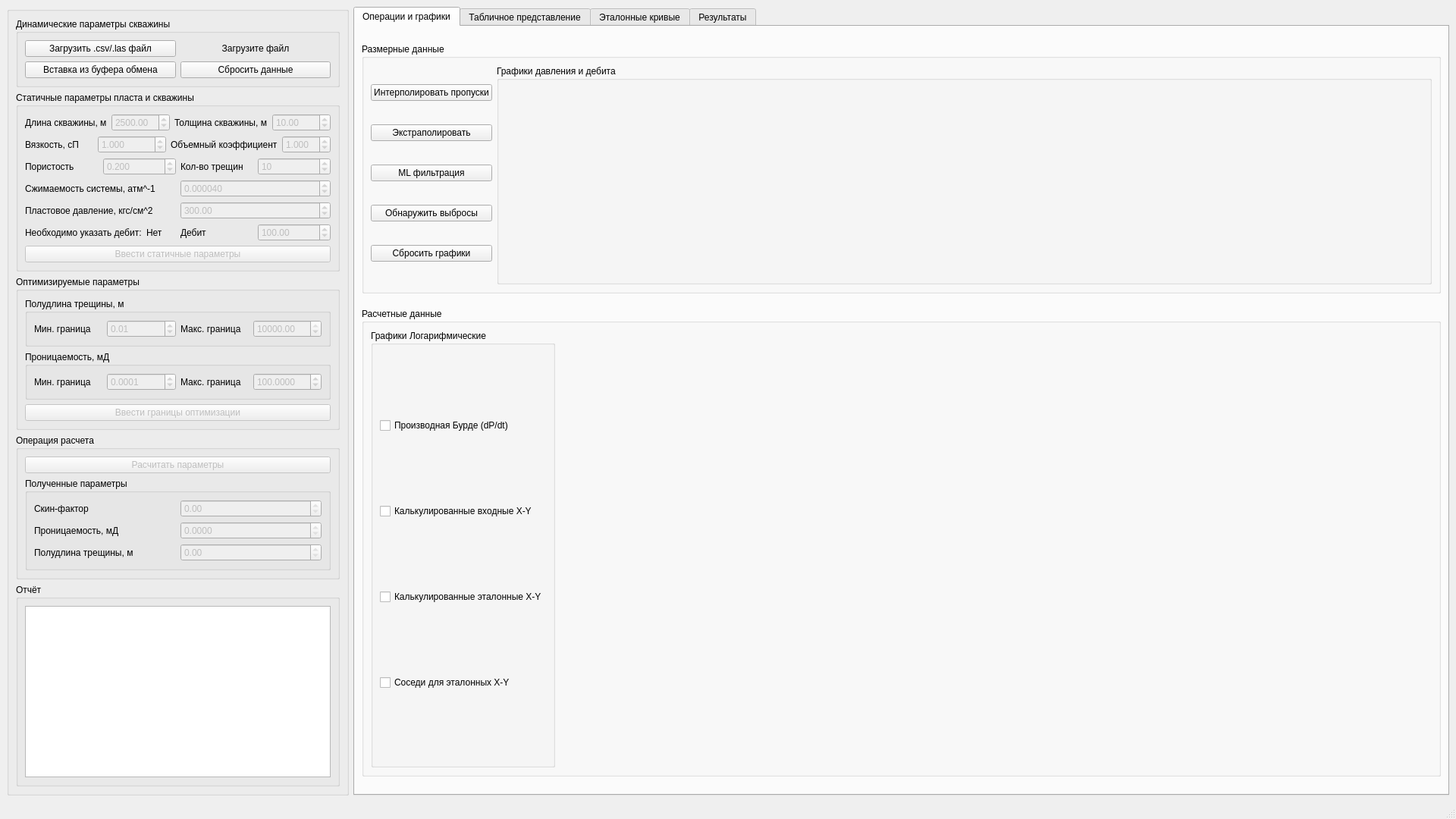
<?xml version="1.0" encoding="UTF-8"?>
<ui version="4.0">
 <class>MainWindow</class>
 <widget class="QMainWindow" name="MainWindow">
  <property name="windowModality">
   <enum>Qt::WindowModality::NonModal</enum>
  </property>
  <property name="geometry">
   <rect>
    <x>0</x>
    <y>0</y>
    <width>1920</width>
    <height>1080</height>
   </rect>
  </property>
  <property name="sizePolicy">
   <sizepolicy hsizetype="Minimum" vsizetype="Preferred">
    <horstretch>0</horstretch>
    <verstretch>0</verstretch>
   </sizepolicy>
  </property>
  <property name="windowTitle">
   <string>MainWindow</string>
  </property>
  <widget class="QWidget" name="centralwidget">
   <layout class="QHBoxLayout" name="horizontalLayout_5">
    <item>
     <widget class="QGroupBox" name="left_panel">
      <property name="sizePolicy">
       <sizepolicy hsizetype="Fixed" vsizetype="Expanding">
        <horstretch>0</horstretch>
        <verstretch>0</verstretch>
       </sizepolicy>
      </property>
      <property name="minimumSize">
       <size>
        <width>0</width>
        <height>0</height>
       </size>
      </property>
      <property name="title">
       <string/>
      </property>
      <layout class="QVBoxLayout" name="verticalLayout_3">
       <item>
        <widget class="QGroupBox" name="groupBox_3">
         <property name="title">
          <string>Динамические параметры скважины</string>
         </property>
         <layout class="QVBoxLayout" name="verticalLayout_11">
          <item>
           <layout class="QVBoxLayout" name="verticalLayout_2">
            <item>
             <layout class="QHBoxLayout" name="horizontalLayout_2">
              <item>
               <widget class="QPushButton" name="load_file_button">
                <property name="text">
                 <string>Загрузить .csv/.las файл</string>
                </property>
               </widget>
              </item>
              <item>
               <widget class="QLabel" name="load_file_label">
                <property name="sizePolicy">
                 <sizepolicy hsizetype="Minimum" vsizetype="Minimum">
                  <horstretch>0</horstretch>
                  <verstretch>0</verstretch>
                 </sizepolicy>
                </property>
                <property name="text">
                 <string>Загрузите файл</string>
                </property>
                <property name="alignment">
                 <set>Qt::AlignmentFlag::AlignCenter</set>
                </property>
               </widget>
              </item>
             </layout>
            </item>
            <item>
             <layout class="QHBoxLayout" name="horizontalLayout_3">
              <item>
               <widget class="QPushButton" name="insert_data_from_buffer_button">
                <property name="text">
                 <string>Вставка из буфера обмена</string>
                </property>
               </widget>
              </item>
              <item>
               <widget class="QPushButton" name="reset_data_button">
                <property name="text">
                 <string>Сбросить данные</string>
                </property>
               </widget>
              </item>
             </layout>
            </item>
           </layout>
          </item>
         </layout>
        </widget>
       </item>
       <item>
        <widget class="QGroupBox" name="static_params_group">
         <property name="sizePolicy">
          <sizepolicy hsizetype="Preferred" vsizetype="Minimum">
           <horstretch>0</horstretch>
           <verstretch>0</verstretch>
          </sizepolicy>
         </property>
         <property name="minimumSize">
          <size>
           <width>0</width>
           <height>0</height>
          </size>
         </property>
         <property name="title">
          <string>Статичные параметры пласта и скважины</string>
         </property>
         <layout class="QVBoxLayout" name="verticalLayout_13">
          <item>
           <layout class="QHBoxLayout" name="horizontalLayout_17">
            <item>
             <layout class="QHBoxLayout" name="horizontalLayout_14">
              <item>
               <widget class="QLabel" name="well_length_label">
                <property name="text">
                 <string>Длина скважины, м</string>
                </property>
               </widget>
              </item>
              <item>
               <widget class="QDoubleSpinBox" name="well_length_spinbox">
                <property name="enabled">
                 <bool>false</bool>
                </property>
                <property name="readOnly">
                 <bool>false</bool>
                </property>
                <property name="decimals">
                 <number>2</number>
                </property>
                <property name="maximum">
                 <double>10000.000000000000000</double>
                </property>
                <property name="value">
                 <double>2500.000000000000000</double>
                </property>
               </widget>
              </item>
             </layout>
            </item>
            <item>
             <layout class="QHBoxLayout" name="horizontalLayout_13">
              <item>
               <widget class="QLabel" name="well_height_label">
                <property name="text">
                 <string>Толщина скважины, м</string>
                </property>
               </widget>
              </item>
              <item>
               <widget class="QDoubleSpinBox" name="well_height_spinBox">
                <property name="enabled">
                 <bool>false</bool>
                </property>
                <property name="readOnly">
                 <bool>false</bool>
                </property>
                <property name="decimals">
                 <number>2</number>
                </property>
                <property name="maximum">
                 <double>10000.000000000000000</double>
                </property>
                <property name="value">
                 <double>10.000000000000000</double>
                </property>
               </widget>
              </item>
             </layout>
            </item>
           </layout>
          </item>
          <item>
           <layout class="QHBoxLayout" name="horizontalLayout_18">
            <item>
             <layout class="QHBoxLayout" name="horizontalLayout_10">
              <item>
               <widget class="QLabel" name="viscosity_label">
                <property name="text">
                 <string>Вязкость, сП</string>
                </property>
               </widget>
              </item>
              <item>
               <widget class="QDoubleSpinBox" name="viscosity_spinBox">
                <property name="enabled">
                 <bool>false</bool>
                </property>
                <property name="readOnly">
                 <bool>false</bool>
                </property>
                <property name="decimals">
                 <number>3</number>
                </property>
                <property name="maximum">
                 <double>10.000000000000000</double>
                </property>
                <property name="singleStep">
                 <double>0.100000000000000</double>
                </property>
                <property name="value">
                 <double>1.000000000000000</double>
                </property>
               </widget>
              </item>
             </layout>
            </item>
            <item>
             <layout class="QHBoxLayout" name="horizontalLayout_11">
              <item>
               <widget class="QLabel" name="volume_coef_label">
                <property name="text">
                 <string>Объемный коэффициент</string>
                </property>
               </widget>
              </item>
              <item>
               <widget class="QDoubleSpinBox" name="volume_coef_spinBox">
                <property name="enabled">
                 <bool>false</bool>
                </property>
                <property name="readOnly">
                 <bool>false</bool>
                </property>
                <property name="decimals">
                 <number>3</number>
                </property>
                <property name="maximum">
                 <double>10.000000000000000</double>
                </property>
                <property name="singleStep">
                 <double>0.100000000000000</double>
                </property>
                <property name="value">
                 <double>1.000000000000000</double>
                </property>
               </widget>
              </item>
             </layout>
            </item>
           </layout>
          </item>
          <item>
           <layout class="QHBoxLayout" name="horizontalLayout_16">
            <item>
             <layout class="QHBoxLayout" name="horizontalLayout_9">
              <item>
               <widget class="QLabel" name="porosity_label">
                <property name="text">
                 <string>Пористость</string>
                </property>
               </widget>
              </item>
              <item>
               <widget class="QDoubleSpinBox" name="porosity_spinBox">
                <property name="enabled">
                 <bool>false</bool>
                </property>
                <property name="readOnly">
                 <bool>false</bool>
                </property>
                <property name="decimals">
                 <number>3</number>
                </property>
                <property name="maximum">
                 <double>10.000000000000000</double>
                </property>
                <property name="singleStep">
                 <double>0.100000000000000</double>
                </property>
                <property name="value">
                 <double>0.200000000000000</double>
                </property>
               </widget>
              </item>
             </layout>
            </item>
            <item>
             <layout class="QHBoxLayout" name="horizontalLayout_8">
              <item>
               <widget class="QLabel" name="frac_amount_label">
                <property name="text">
                 <string>Кол-во трещин</string>
                </property>
               </widget>
              </item>
              <item>
               <widget class="QSpinBox" name="frac_amount_spinBox">
                <property name="enabled">
                 <bool>false</bool>
                </property>
                <property name="readOnly">
                 <bool>false</bool>
                </property>
                <property name="minimum">
                 <number>2</number>
                </property>
                <property name="maximum">
                 <number>1000</number>
                </property>
                <property name="value">
                 <number>10</number>
                </property>
               </widget>
              </item>
             </layout>
            </item>
           </layout>
          </item>
          <item>
           <layout class="QHBoxLayout" name="horizontalLayout_12">
            <item>
             <widget class="QLabel" name="compressibility_label">
              <property name="text">
               <string>Сжимаемость системы, атм^-1</string>
              </property>
             </widget>
            </item>
            <item>
             <widget class="QDoubleSpinBox" name="compressibility_spinBox">
              <property name="enabled">
               <bool>false</bool>
              </property>
              <property name="readOnly">
               <bool>false</bool>
              </property>
              <property name="decimals">
               <number>6</number>
              </property>
              <property name="maximum">
               <double>1000.000000000000000</double>
              </property>
              <property name="value">
               <double>0.000040000000000</double>
              </property>
             </widget>
            </item>
           </layout>
          </item>
          <item>
           <layout class="QHBoxLayout" name="horizontalLayout_25">
            <item>
             <widget class="QLabel" name="reservoir_pressure_label">
              <property name="text">
               <string>Пластовое давление, кгс/см^2</string>
              </property>
             </widget>
            </item>
            <item>
             <widget class="QDoubleSpinBox" name="reservoir_pressure_spinbox">
              <property name="enabled">
               <bool>false</bool>
              </property>
              <property name="readOnly">
               <bool>false</bool>
              </property>
              <property name="maximum">
               <double>100000.000000000000000</double>
              </property>
              <property name="value">
               <double>300.000000000000000</double>
              </property>
             </widget>
            </item>
           </layout>
          </item>
          <item>
           <layout class="QHBoxLayout" name="horizontalLayout_26">
            <item>
             <layout class="QHBoxLayout" name="horizontalLayout_7">
              <item>
               <widget class="QLabel" name="debit_label_support">
                <property name="text">
                 <string>Необходимо указать дебит:</string>
                </property>
               </widget>
              </item>
              <item>
               <widget class="QLabel" name="debit_status_label">
                <property name="text">
                 <string>Нет</string>
                </property>
               </widget>
              </item>
             </layout>
            </item>
            <item>
             <layout class="QHBoxLayout" name="horizontalLayout_15">
              <item>
               <widget class="QLabel" name="debit_label">
                <property name="text">
                 <string>Дебит </string>
                </property>
               </widget>
              </item>
              <item>
               <widget class="QDoubleSpinBox" name="debit_doubleSpinBox">
                <property name="enabled">
                 <bool>false</bool>
                </property>
                <property name="readOnly">
                 <bool>false</bool>
                </property>
                <property name="maximum">
                 <double>100000.000000000000000</double>
                </property>
                <property name="value">
                 <double>100.000000000000000</double>
                </property>
               </widget>
              </item>
             </layout>
            </item>
           </layout>
          </item>
          <item>
           <widget class="QPushButton" name="insert_static_params_button">
            <property name="enabled">
             <bool>false</bool>
            </property>
            <property name="text">
             <string>Ввести статичные параметры</string>
            </property>
           </widget>
          </item>
         </layout>
        </widget>
       </item>
       <item>
        <widget class="QGroupBox" name="optimize_params_block">
         <property name="title">
          <string>Оптимизируемые параметры</string>
         </property>
         <layout class="QVBoxLayout" name="verticalLayout_12">
          <item>
           <widget class="QGroupBox" name="groupBox_4">
            <property name="title">
             <string>Полудлина трещины, м</string>
            </property>
            <layout class="QHBoxLayout" name="horizontalLayout_20">
             <item>
              <widget class="QLabel" name="frac_length_min_border_label">
               <property name="text">
                <string>Мин. граница</string>
               </property>
              </widget>
             </item>
             <item>
              <widget class="QDoubleSpinBox" name="frac_length_min_border_doubleSpinBox">
               <property name="enabled">
                <bool>false</bool>
               </property>
               <property name="decimals">
                <number>2</number>
               </property>
               <property name="maximum">
                <double>10000.000000000000000</double>
               </property>
               <property name="value">
                <double>0.010000000000000</double>
               </property>
              </widget>
             </item>
             <item>
              <widget class="QLabel" name="frac_length_max_border_label">
               <property name="text">
                <string>Макс. граница</string>
               </property>
              </widget>
             </item>
             <item>
              <widget class="QDoubleSpinBox" name="frac_length_max_border_doubleSpinBox">
               <property name="enabled">
                <bool>false</bool>
               </property>
               <property name="maximum">
                <double>10000.000000000000000</double>
               </property>
               <property name="value">
                <double>10000.000000000000000</double>
               </property>
              </widget>
             </item>
            </layout>
           </widget>
          </item>
          <item>
           <widget class="QGroupBox" name="groupBox_5">
            <property name="minimumSize">
             <size>
              <width>0</width>
              <height>0</height>
             </size>
            </property>
            <property name="title">
             <string>Проницаемость, мД</string>
            </property>
            <layout class="QHBoxLayout" name="horizontalLayout_19">
             <item>
              <widget class="QLabel" name="permeability_min_border_label">
               <property name="text">
                <string>Мин. граница</string>
               </property>
              </widget>
             </item>
             <item>
              <widget class="QDoubleSpinBox" name="permeability_min_border_doubleSpinBox">
               <property name="enabled">
                <bool>false</bool>
               </property>
               <property name="decimals">
                <number>4</number>
               </property>
               <property name="maximum">
                <double>1000.000000000000000</double>
               </property>
               <property name="value">
                <double>0.000100000000000</double>
               </property>
              </widget>
             </item>
             <item>
              <widget class="QLabel" name="permeability_max_border_label">
               <property name="text">
                <string>Макс. граница</string>
               </property>
              </widget>
             </item>
             <item>
              <widget class="QDoubleSpinBox" name="permeability_max_border_doubleSpinBox">
               <property name="enabled">
                <bool>false</bool>
               </property>
               <property name="decimals">
                <number>4</number>
               </property>
               <property name="maximum">
                <double>1000.000000000000000</double>
               </property>
               <property name="value">
                <double>100.000000000000000</double>
               </property>
              </widget>
             </item>
            </layout>
           </widget>
          </item>
          <item>
           <widget class="QPushButton" name="insert_thresholds_button">
            <property name="enabled">
             <bool>false</bool>
            </property>
            <property name="text">
             <string>Ввести границы оптимизации</string>
            </property>
           </widget>
          </item>
         </layout>
        </widget>
       </item>
       <item>
        <widget class="QGroupBox" name="calculate_block">
         <property name="minimumSize">
          <size>
           <width>0</width>
           <height>0</height>
          </size>
         </property>
         <property name="title">
          <string>Операция расчета</string>
         </property>
         <layout class="QVBoxLayout" name="verticalLayout_10">
          <item>
           <widget class="QPushButton" name="calculate_opt_parameters_button">
            <property name="enabled">
             <bool>false</bool>
            </property>
            <property name="text">
             <string>Расчитать параметры</string>
            </property>
           </widget>
          </item>
          <item>
           <widget class="QGroupBox" name="groupBox_6">
            <property name="sizePolicy">
             <sizepolicy hsizetype="Preferred" vsizetype="Preferred">
              <horstretch>0</horstretch>
              <verstretch>0</verstretch>
             </sizepolicy>
            </property>
            <property name="minimumSize">
             <size>
              <width>0</width>
              <height>0</height>
             </size>
            </property>
            <property name="title">
             <string>Полученные параметры</string>
            </property>
            <layout class="QVBoxLayout" name="verticalLayout_16">
             <item>
              <layout class="QHBoxLayout" name="horizontalLayout_24">
               <item>
                <widget class="QLabel" name="skin_result_label">
                 <property name="text">
                  <string>Скин-фактор</string>
                 </property>
                </widget>
               </item>
               <item>
                <widget class="QDoubleSpinBox" name="skin_result_spinbox">
                 <property name="enabled">
                  <bool>false</bool>
                 </property>
                 <property name="readOnly">
                  <bool>true</bool>
                 </property>
                 <property name="maximum">
                  <double>30.000000000000000</double>
                 </property>
                </widget>
               </item>
              </layout>
             </item>
             <item>
              <layout class="QHBoxLayout" name="horizontalLayout_23">
               <item>
                <widget class="QLabel" name="permeability_result_label">
                 <property name="text">
                  <string>Проницаемость, мД</string>
                 </property>
                </widget>
               </item>
               <item>
                <widget class="QDoubleSpinBox" name="permeability_result_spinbox">
                 <property name="enabled">
                  <bool>false</bool>
                 </property>
                 <property name="readOnly">
                  <bool>true</bool>
                 </property>
                 <property name="decimals">
                  <number>4</number>
                 </property>
                 <property name="maximum">
                  <double>1000.000000000000000</double>
                 </property>
                </widget>
               </item>
              </layout>
             </item>
             <item>
              <layout class="QHBoxLayout" name="horizontalLayout_22">
               <item>
                <widget class="QLabel" name="frac_length_result_label">
                 <property name="text">
                  <string>Полудлина трещины, м</string>
                 </property>
                </widget>
               </item>
               <item>
                <widget class="QDoubleSpinBox" name="frac_length_result_spinbox">
                 <property name="enabled">
                  <bool>false</bool>
                 </property>
                 <property name="readOnly">
                  <bool>true</bool>
                 </property>
                 <property name="decimals">
                  <number>2</number>
                 </property>
                 <property name="maximum">
                  <double>100000.000000000000000</double>
                 </property>
                </widget>
               </item>
              </layout>
             </item>
            </layout>
           </widget>
          </item>
         </layout>
        </widget>
       </item>
       <item>
        <widget class="QGroupBox" name="report_group">
         <property name="sizePolicy">
          <sizepolicy hsizetype="Expanding" vsizetype="Expanding">
           <horstretch>0</horstretch>
           <verstretch>0</verstretch>
          </sizepolicy>
         </property>
         <property name="title">
          <string>Отчёт</string>
         </property>
         <layout class="QVBoxLayout" name="verticalLayout_6">
          <item>
           <widget class="QTextEdit" name="text_report">
            <property name="sizePolicy">
             <sizepolicy hsizetype="Expanding" vsizetype="Expanding">
              <horstretch>0</horstretch>
              <verstretch>0</verstretch>
             </sizepolicy>
            </property>
            <property name="minimumSize">
             <size>
              <width>0</width>
              <height>0</height>
             </size>
            </property>
            <property name="maximumSize">
             <size>
              <width>16777215</width>
              <height>16777215</height>
             </size>
            </property>
            <property name="readOnly">
             <bool>true</bool>
            </property>
           </widget>
          </item>
         </layout>
        </widget>
       </item>
      </layout>
     </widget>
    </item>
    <item>
     <widget class="QTabWidget" name="tab_widget">
      <property name="sizePolicy">
       <sizepolicy hsizetype="Expanding" vsizetype="Expanding">
        <horstretch>0</horstretch>
        <verstretch>0</verstretch>
       </sizepolicy>
      </property>
      <property name="minimumSize">
       <size>
        <width>0</width>
        <height>0</height>
       </size>
      </property>
      <property name="currentIndex">
       <number>0</number>
      </property>
      <widget class="QWidget" name="timeseries_tab">
       <attribute name="title">
        <string>Операции и графики</string>
       </attribute>
       <layout class="QVBoxLayout" name="verticalLayout">
        <item>
         <widget class="QGroupBox" name="control_gbox">
          <property name="sizePolicy">
           <sizepolicy hsizetype="Expanding" vsizetype="Expanding">
            <horstretch>0</horstretch>
            <verstretch>0</verstretch>
           </sizepolicy>
          </property>
          <property name="minimumSize">
           <size>
            <width>0</width>
            <height>275</height>
           </size>
          </property>
          <property name="maximumSize">
           <size>
            <width>1667</width>
            <height>330</height>
           </size>
          </property>
          <property name="title">
           <string>Размерные данные</string>
          </property>
          <layout class="QHBoxLayout" name="horizontalLayout">
           <item>
            <layout class="QVBoxLayout" name="verticalLayout_4">
             <item>
              <widget class="QPushButton" name="interp_btn">
               <property name="sizePolicy">
                <sizepolicy hsizetype="Preferred" vsizetype="Maximum">
                 <horstretch>0</horstretch>
                 <verstretch>0</verstretch>
                </sizepolicy>
               </property>
               <property name="text">
                <string>Интерполировать пропуски</string>
               </property>
              </widget>
             </item>
             <item>
              <widget class="QPushButton" name="extrapolate_btn">
               <property name="sizePolicy">
                <sizepolicy hsizetype="Preferred" vsizetype="Maximum">
                 <horstretch>0</horstretch>
                 <verstretch>0</verstretch>
                </sizepolicy>
               </property>
               <property name="text">
                <string>Экстраполировать</string>
               </property>
              </widget>
             </item>
             <item>
              <widget class="QPushButton" name="ml_filter_btn">
               <property name="sizePolicy">
                <sizepolicy hsizetype="Preferred" vsizetype="Maximum">
                 <horstretch>0</horstretch>
                 <verstretch>0</verstretch>
                </sizepolicy>
               </property>
               <property name="text">
                <string>ML фильтрация</string>
               </property>
              </widget>
             </item>
             <item>
              <widget class="QPushButton" name="outlier_btn">
               <property name="sizePolicy">
                <sizepolicy hsizetype="Preferred" vsizetype="Maximum">
                 <horstretch>0</horstretch>
                 <verstretch>0</verstretch>
                </sizepolicy>
               </property>
               <property name="text">
                <string>Обнаружить выбросы</string>
               </property>
              </widget>
             </item>
             <item>
              <widget class="QPushButton" name="reset_plots_btn">
               <property name="sizePolicy">
                <sizepolicy hsizetype="Preferred" vsizetype="Maximum">
                 <horstretch>0</horstretch>
                 <verstretch>0</verstretch>
                </sizepolicy>
               </property>
               <property name="text">
                <string>Сбросить графики</string>
               </property>
              </widget>
             </item>
            </layout>
           </item>
           <item>
            <widget class="QGroupBox" name="groupBox_2">
             <property name="sizePolicy">
              <sizepolicy hsizetype="Expanding" vsizetype="Expanding">
               <horstretch>0</horstretch>
               <verstretch>0</verstretch>
              </sizepolicy>
             </property>
             <property name="minimumSize">
              <size>
               <width>0</width>
               <height>150</height>
              </size>
             </property>
             <property name="title">
              <string>Графики давления и дебита</string>
             </property>
             <layout class="QHBoxLayout" name="horizontalLayout_21">
              <item>
               <widget class="QWidget" name="p_graphic" native="true">
                <property name="sizePolicy">
                 <sizepolicy hsizetype="Expanding" vsizetype="Expanding">
                  <horstretch>0</horstretch>
                  <verstretch>0</verstretch>
                 </sizepolicy>
                </property>
               </widget>
              </item>
              <item>
               <widget class="QWidget" name="q_graphic" native="true">
                <property name="sizePolicy">
                 <sizepolicy hsizetype="Expanding" vsizetype="Expanding">
                  <horstretch>0</horstretch>
                  <verstretch>0</verstretch>
                 </sizepolicy>
                </property>
               </widget>
              </item>
             </layout>
            </widget>
           </item>
          </layout>
         </widget>
        </item>
        <item>
         <widget class="QGroupBox" name="dimensionless_gbox">
          <property name="maximumSize">
           <size>
            <width>16777215</width>
            <height>618</height>
           </size>
          </property>
          <property name="title">
           <string>Расчетные данные</string>
          </property>
          <layout class="QHBoxLayout" name="horizontalLayout_6">
           <item>
            <layout class="QVBoxLayout" name="verticalLayout_7">
             <item>
              <widget class="QGroupBox" name="groupBox">
               <property name="sizePolicy">
                <sizepolicy hsizetype="Minimum" vsizetype="Preferred">
                 <horstretch>0</horstretch>
                 <verstretch>0</verstretch>
                </sizepolicy>
               </property>
               <property name="title">
                <string>Графики Логарифмические</string>
               </property>
               <property name="flat">
                <bool>false</bool>
               </property>
               <layout class="QVBoxLayout" name="verticalLayout_5">
                <item>
                 <widget class="QCheckBox" name="cb_burde_curve">
                  <property name="text">
                   <string>Производная Бурде (dP/dt)</string>
                  </property>
                 </widget>
                </item>
                <item>
                 <widget class="QCheckBox" name="cb_calc_XY">
                  <property name="text">
                   <string>Калькулированные входные X-Y</string>
                  </property>
                 </widget>
                </item>
                <item>
                 <widget class="QCheckBox" name="cb_main_ref_XY">
                  <property name="text">
                   <string>Калькулированные эталонные X-Y</string>
                  </property>
                 </widget>
                </item>
                <item>
                 <widget class="QCheckBox" name="cb_neighbours_ref_XY">
                  <property name="text">
                   <string>Соседи для эталонных X-Y</string>
                  </property>
                 </widget>
                </item>
               </layout>
              </widget>
             </item>
            </layout>
           </item>
           <item>
            <widget class="QWidget" name="dim_plot" native="true">
             <property name="sizePolicy">
              <sizepolicy hsizetype="Expanding" vsizetype="Expanding">
               <horstretch>0</horstretch>
               <verstretch>0</verstretch>
              </sizepolicy>
             </property>
            </widget>
           </item>
          </layout>
         </widget>
        </item>
       </layout>
      </widget>
      <widget class="QWidget" name="data_tab">
       <attribute name="title">
        <string>Табличное представление</string>
       </attribute>
       <layout class="QVBoxLayout" name="verticalLayout_8">
        <item>
         <widget class="QTableView" name="data_table"/>
        </item>
       </layout>
      </widget>
      <widget class="QWidget" name="type_curves_tab">
       <attribute name="title">
        <string>Эталонные кривые</string>
       </attribute>
       <layout class="QVBoxLayout" name="verticalLayout_9">
        <item>
         <layout class="QHBoxLayout" name="horizontalLayout_4"/>
        </item>
        <item>
         <widget class="QWidget" name="type_curves_plot_placeholder" native="true">
          <property name="sizePolicy">
           <sizepolicy hsizetype="Expanding" vsizetype="Expanding">
            <horstretch>0</horstretch>
            <verstretch>0</verstretch>
           </sizepolicy>
          </property>
         </widget>
        </item>
       </layout>
      </widget>
      <widget class="QWidget" name="results_tab">
       <attribute name="title">
        <string>Результаты</string>
       </attribute>
       <layout class="QVBoxLayout">
        <item>
         <widget class="QTextEdit" name="results_text">
          <property name="sizePolicy">
           <sizepolicy hsizetype="Expanding" vsizetype="Preferred">
            <horstretch>0</horstretch>
            <verstretch>0</verstretch>
           </sizepolicy>
          </property>
         </widget>
        </item>
        <item>
         <widget class="QPushButton" name="export_report_btn">
          <property name="text">
           <string>Экспорт отчета</string>
          </property>
         </widget>
        </item>
       </layout>
      </widget>
     </widget>
    </item>
   </layout>
  </widget>
  <widget class="QStatusBar" name="statusbar"/>
 </widget>
 <resources/>
 <connections/>
</ui>
